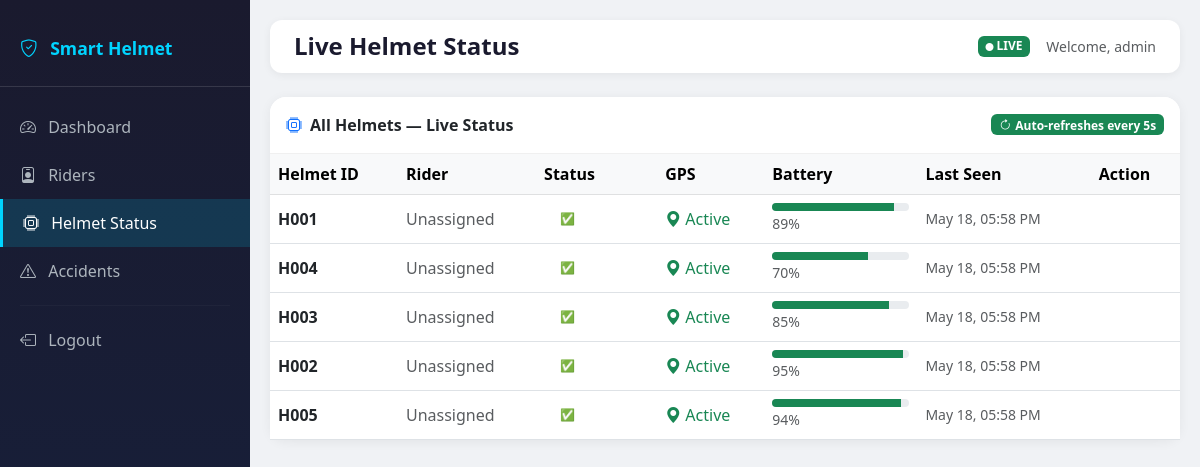
The app's page /accidents/helmets/ (signed in) with its own data.
### accidents/models.py (models this page shows, shortened)
class Helmet(models.Model):
    helmet_id = models.CharField(max_length=20, unique=True)
    rider = models.OneToOneField(Rider, on_delete=models.SET_NULL, null=True, blank=True)
    battery = models.IntegerField(default=100)  # percentage
    STATUS_CHOICES = [
        ('safe', 'Safe'),
        ('accident', 'Accident Detected'),
        ('offline', 'Offline'),
    ]
    status = models.CharField(max_length=20, choices=STATUS_CHOICES, default='offline')
    gps_active = models.BooleanField(default=False)
    last_seen = models.DateTimeField(auto_now=True)

### accidents/views.py (the view)
# urls.py: path('helmets/', views.helmet_status, name='helmet_status'),
@login_required
def helmet_status(request):
    helmets = Helmet.objects.select_related('rider').all()
    return render(request, 'accidents/helmet_status.html', {'helmets': helmets})

### templates/accidents/helmet_status.html (shortened to what this page needs)
{% extends 'base.html' %}
{% block page_title %}Live Helmet Status{% endblock %}
{% block content %}
<div class="card">
    <div class="card-header p-3 d-flex justify-content-between align-items-center">
        <span><i class="bi bi-cpu text-primary me-2"></i>All Helmets — Live Status</span>
        <span class="badge bg-success">
            <i class="bi bi-arrow-clockwise me-1"></i>Auto-refreshes every 5s
        </span>
    </div>
    <div class="card-body p-0">
        {% if helmets %}
        <div class="table-responsive">
            <table class="table table-hover mb-0 align-middle">
                <thead class="table-light">
                    <tr>
                        <th>Helmet ID</th>
                        <th>Rider</th>
                        <th>Status</th>
                        <th>GPS</th>
                        <th>Battery</th>
                        <th>Last Seen</th>
                        <th>Action</th>
                    </tr>
                </thead>
                <tbody id="helmet-table-body">
                {% for helmet in helmets %}
                <tr id="helmet-row-{{ helmet.helmet_id }}">
                    <td><strong>{{ helmet.helmet_id }}</strong></td>
                    <td>
                        {% if helmet.rider %}
                            <i class="bi bi-person-fill me-1"></i>{{ helmet.rider.name }}
                        {% else %}
                            <span class="text-muted">Unassigned</span>
                        {% endif %}
                    </td>
                    <td>
                        {% if helmet.status == 'safe' %}
                            <span class="badge badge-safe px-3 py-2">✅ Safe</span>
                        {% elif helmet.status == 'accident' %}
                            <span class="badge badge-accident px-3 py-2">🚨 Accident!</span>
                        {% else %}
                            <span class="badge badge-offline px-3 py-2">⚫ Offline</span>
                        {% endif %}
                    </td>
                    <td>
                        {% if helmet.gps_active %}
                            <span class="text-success"><i class="bi bi-geo-alt-fill"></i> Active</span>
                        {% else %}
                            <span class="text-muted"><i class="bi bi-geo-alt"></i> Inactive</span>
                        {% endif %}
                    </td>
                    <td>
                        <div style="min-width:100px;">
                            <div class="progress" style="height:8px; border-radius:4px;">
                                <div class="progress-bar
                                    {% if helmet.battery > 60 %}bg-success{% elif helmet.battery > 30 %}bg-warning{% else %}bg-danger{% endif %}"
                                    style="width:{{ helmet.battery }}%"></div>
                            </div>
                            <small class="text-muted">{{ helmet.battery }}%</small>
                        </div>
                    </td>
                    <td class="small text-muted">{{ helmet.last_seen|date:"M d, h:i A" }}</td>
                    <td>
                    </td>
                </tr>
                {% endfor %}
                </tbody>
            </table>
        </div>
        {% else %}
        <div class="text-center py-5 text-muted">
            <i class="bi bi-cpu" style="font-size:3rem;"></i>
            <p class="mt-3">No helmets registered yet.</p>
            <p class="small">Helmets appear automatically when your ESP32 sends data to <code>/api/data/</code></p>
        </div>
        {% endif %}
    </div>
</div>
{% endblock %}

### templates/base.html (shortened to what this page needs)
<!DOCTYPE html>
<html lang="en">
<head>
    <link href="https://cdn.jsdelivr.net/npm/bootstrap@5.3.0/dist/css/bootstrap.min.css" rel="stylesheet">
    <link href="https://cdn.jsdelivr.net/npm/bootstrap-icons@1.11.0/font/bootstrap-icons.css" rel="stylesheet">
    <link rel="stylesheet" href="https://unpkg.com/leaflet@1.9.4/dist/leaflet.css"/>
</head>
<body>
{% if user.is_authenticated %}
<div id="sidebar">
    <div class="brand">
        <i class="bi bi-shield-check"></i>
        Smart Helmet
    </div>
    <nav class="nav flex-column mt-3">
        <a class="nav-link {% if request.resolver_match.url_name == 'home' %}active{% endif %}"
           href="{% url 'home' %}">
            <i class="bi bi-speedometer2"></i>
            Dashboard
        </a>
        <a class="nav-link {% if 'rider' in request.resolver_match.url_name %}active{% endif %}"
           href="{% url 'rider_list' %}">
            <i class="bi bi-person-badge"></i>
            Riders
        </a>
        <a class="nav-link {% if request.resolver_match.url_name == 'helmet_status' %}active{% endif %}"
           href="{% url 'helmet_status' %}">
            <i class="bi bi-cpu"></i>
            Helmet Status
        </a>
        <a class="nav-link {% if request.resolver_match.url_name == 'accident_list' %}active{% endif %}"
           href="{% url 'accident_list' %}">
            <i class="bi bi-exclamation-triangle"></i>
            Accidents
        </a>
        <hr style="border-color:#ffffff20; margin:10px 20px;">
        <a class="nav-link" href="{% url 'logout' %}">
            <i class="bi bi-box-arrow-left"></i>
            Logout
        </a>
    </nav>
</div>
<div id="main-content">
    <div class="topbar">
        <h4>
            {% block page_title %}Dashboard{% endblock %}
        </h4>
        <div class="d-flex align-items-center gap-3">
            <span class="badge bg-success">
                <i class="bi bi-circle-fill" style="font-size:0.5rem;"></i>
                LIVE
            </span>
            <span class="text-muted small">
                Welcome, {{ user.username }}
            </span>
        </div>
    </div>
{% endif %}
{% block content %}{% endblock %}
{% if user.is_authenticated %}
</div>
{% endif %}
</body>
</html>

### templates/base.html (style rules this page uses)
body { background-color: #f0f2f5; }
#sidebar { width: 250px; min-height: 100vh; background: linear-gradient(180deg, #1a1a2e 0%, #16213e 100%); position: fixed; top: 0; left: 0; z-index: 100; padding-top: 20px; }
#sidebar .brand { color: #00d4ff; font-weight: 700; font-size: 1.1rem; padding: 15px 20px 25px; border-bottom: 1px solid #ffffff20; }
#sidebar .brand i { margin-right: 8px; }
#sidebar .nav-link { color: #adb5bd; padding: 12px 20px; transition: all 0.2s; }
#sidebar .nav-link:hover, #sidebar .nav-link.active { color: white; background: rgba(0, 212, 255, 0.15); border-left: 3px solid #00d4ff; }
#sidebar .nav-link i { width: 22px; margin-right: 8px; }
#main-content { margin-left: 250px; padding: 20px; }
.topbar { background: white; padding: 12px 24px; border-radius: 12px; margin-bottom: 24px; box-shadow: 0 2px 8px rgba(0,0,0,0.06); display: flex; justify-content: space-between; align-items: center; }
.topbar h4 { margin: 0; font-weight: 600; color: #1a1a2e; }
.card { border: none; border-radius: 16px; box-shadow: 0 2px 12px rgba(0,0,0,0.06); }
.card-header { background: white; border-bottom: 1px solid #f0f0f0; border-radius: 16px 16px 0 0 !important; font-weight: 600; }

### records on screen
Helmet: helmet_id "H001", shows "Unassigned", status "✅ Safe", gps_active True (drawn), battery "89", last_seen "May 18, 05:58 PM"
Helmet: helmet_id "H004", shows "Unassigned", status "✅ Safe", gps_active True (drawn), battery "70", last_seen "May 18, 05:58 PM"
Helmet: helmet_id "H003", shows "Unassigned", status "✅ Safe", gps_active True (drawn), battery "85", last_seen "May 18, 05:58 PM"
Helmet: helmet_id "H002", shows "Unassigned", status "✅ Safe", gps_active True (drawn), battery "95", last_seen "May 18, 05:58 PM"
Helmet: helmet_id "H005", shows "Unassigned", status "✅ Safe", gps_active True (drawn), battery "94", last_seen "May 18, 05:58 PM"

### other values on screen
{{ user.username }} "admin"
